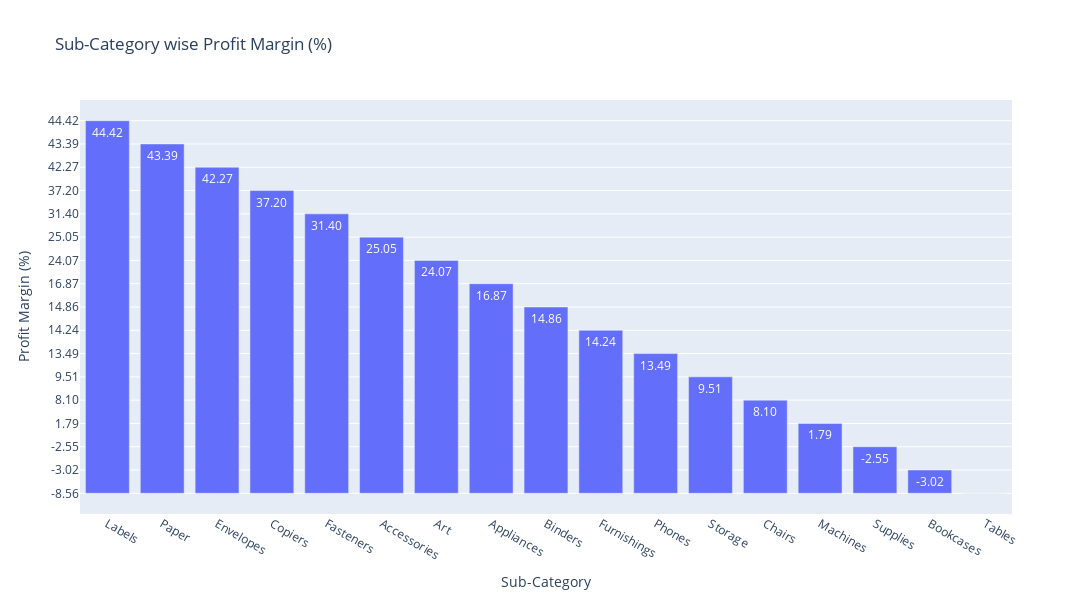

The notebook cell saved with this chart:
### Code cell
fig = px.bar(subcat_formatted,  
             y='Profit %',
             x='Sub-Category',   
             title='Sub-Category wise Profit Margin (%)',
             text='Profit %')  
        
fig.update_layout(
    height=600,
    width=1600,
    xaxis_tickangle=30,
    yaxis_title='Profit Margin (%)',
    yaxis={'categoryorder': 'total descending'}
)
fig.show()

### Figure 1 — Plotly figure (JSON) as saved in the notebook; plotly's stock layout.template omitted (floating-point values rounded to 4 significant figures)
{"data": [{"hovertemplate": "Sub-Category=%{x}<br>Profit %=%{text}<extra></extra>", "legendgroup": "", "marker": {"color": "#636efa", "pattern": {"shape": ""}}, "name": "", "orientation": "v", "showlegend": false, "text": ["44.42", "43.39", "42.27", "37.20", "31.40", "25.05", "24.07", "16.87", "14.86", "14.24", "13.49", "9.51", "8.10", "1.79", "-2.55", "-3.02", "-8.56"], "textposition": "auto", "type": "bar", "x": ["Labels", "Paper", "Envelopes", "Copiers", "Fasteners", "Accessories", "Art", "Appliances", "Binders", "Furnishings", "Phones", "Storage", "Chairs", "Machines", "Supplies", "Bookcases", "Tables"], "xaxis": "x", "y": ["44.42", "43.39", "42.27", "37.20", "31.40", "25.05", "24.07", "16.87", "14.86", "14.24", "13.49", "9.51", "8.10", "1.79", "-2.55", "-3.02", "-8.56"], "yaxis": "y"}], "layout": {"barmode": "relative", "height": 600, "legend": {"tracegroupgap": 0}, "title": {"text": "Sub-Category wise Profit Margin (%)"}, "width": 1600, "xaxis": {"anchor": "y", "domain": [0, 1], "tickangle": 30, "title": {"text": "Sub-Category"}}, "yaxis": {"anchor": "x", "categoryorder": "total descending", "domain": [0, 1], "title": {"text": "Profit Margin (%)"}}}}
